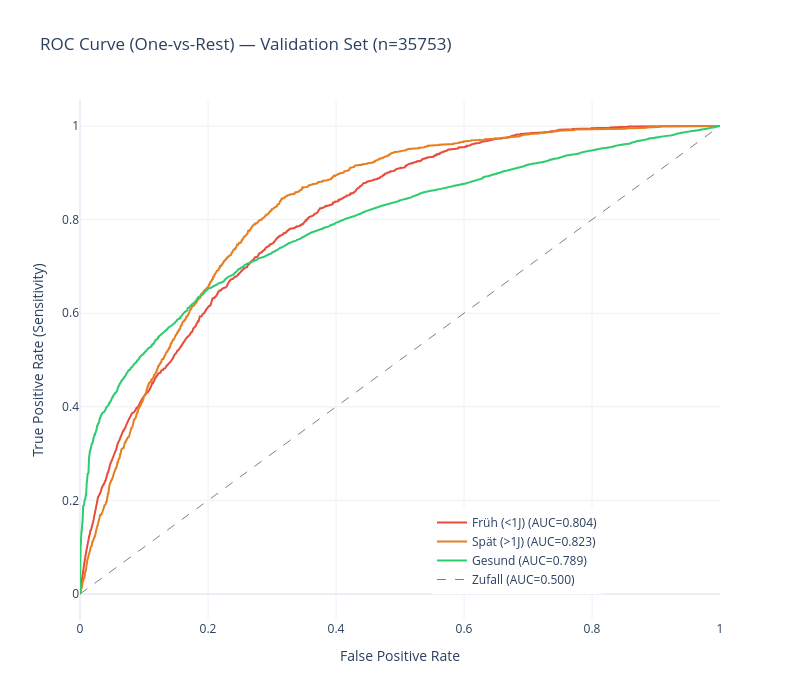

The notebook cell saved with this chart:
### Code cell
# ROC-AUC Visualisierung (Validation)
from sklearn.preprocessing import label_binarize
from sklearn.metrics import roc_curve, auc

y_val_bin = label_binarize(y_val, classes=[0, 1, 2])
class_names = ['Früh (<1J)', 'Spät (>1J)', 'Gesund']
colors = ['#e74c3c', '#e67e22', '#2ecc71']

fig = go.Figure()

for i, (name, color) in enumerate(zip(class_names, colors)):
    fpr, tpr, _ = roc_curve(y_val_bin[:, i], y_proba[:, i])
    roc_auc_val = auc(fpr, tpr)
    fig.add_trace(go.Scatter(
        x=fpr, y=tpr, mode='lines',
        name=f'{name} (AUC={roc_auc_val:.3f})',
        line=dict(color=color, width=2)
    ))

fig.add_trace(go.Scatter(
    x=[0, 1], y=[0, 1], mode='lines',
    name='Zufall (AUC=0.500)',
    line=dict(color='grey', width=1, dash='dash')
))

fig.update_layout(
    title=f'ROC Curve (One-vs-Rest) — Validation Set (n={len(y_val)})',
    xaxis_title='False Positive Rate',
    yaxis_title='True Positive Rate (Sensitivity)',
    template='plotly_white',
    legend=dict(x=0.55, y=0.05),
    width=800, height=700
)

show_and_save(fig, "roc_auc_validation")

### Figure 1 — Plotly figure (JSON) as saved in the notebook; plotly's stock layout.template omitted (floating-point values rounded to 4 significant figures; data arrays with more than 128 entries replaced by an {"elided": "..."} marker saying what was removed)
{"data": [{"line": {"color": "#e74c3c", "width": 2}, "mode": "lines", "name": "Früh (<1J) (AUC=0.804)", "type": "scatter", "x": {"elided": "6371 float values"}, "y": {"elided": "6371 float values"}}, {"line": {"color": "#e67e22", "width": 2}, "mode": "lines", "name": "Spät (>1J) (AUC=0.823)", "type": "scatter", "x": {"elided": "6347 float values"}, "y": {"elided": "6347 float values"}}, {"line": {"color": "#2ecc71", "width": 2}, "mode": "lines", "name": "Gesund (AUC=0.789)", "type": "scatter", "x": {"elided": "8338 float values"}, "y": {"elided": "8338 float values"}}, {"line": {"color": "grey", "dash": "dash", "width": 1}, "mode": "lines", "name": "Zufall (AUC=0.500)", "type": "scatter", "x": [0, 1], "y": [0, 1]}], "layout": {"height": 700, "legend": {"x": 0.55, "y": 0.05}, "title": {"text": "ROC Curve (One-vs-Rest) — Validation Set (n=35753)"}, "width": 800, "xaxis": {"title": {"text": "False Positive Rate"}}, "yaxis": {"title": {"text": "True Positive Rate (Sensitivity)"}}}}
